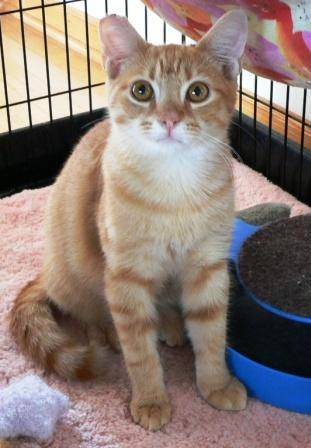
#> input picture Deep Learning YOLOv5/dataset/dataset_cat_51/cat.1337.jpg, 311 x 448 px, given in place of dataset_cat_51, which was not available
$ python 'K-means dan PCA + HOG(Untuk Clustering).py'   (older library calls are emulated)
#> lines starting #> are read from the running program, lines starting #| are printed output that depends on the picture; pictures that were not available may be replaced by others from this repository, and a replacement may not be noted
#K-means, PCA, HOG
import os
import cv2
import numpy as np
import matplotlib.pyplot as plt
from sklearn.cluster import KMeans
from sklearn.decomposition import PCA
from skimage.feature import hog
from skimage import exposure
from google.colab.patches import cv2_imshow

# Path ke folder dataset di Google Drive
dataset_folder = '/content/drive/My Drive/Dataset'

# Fungsi untuk memuat dan memproses gambar
def load_and_preprocess_image(image_path, size=(128, 128)):
#> called with size = (128, 128)
    image = cv2.imread(image_path)
#> image is the input picture: shape (448, 311, 3); mean B, G, R 118.2, 125.1, 141.3
    if image is None:
        return None
    image = cv2.cvtColor(image, cv2.COLOR_BGR2RGB)
    image = cv2.resize(image, size)
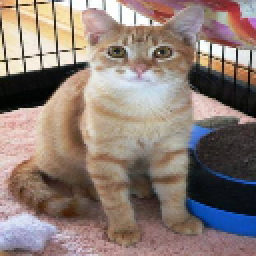
#> image: shape (128, 128, 3) (shown 2 times larger); mean R, G, B 141.2, 125, 118.1
    return image

# Fungsi untuk mengekstrak fitur HOG dari gambar
def extract_features_hog(image):
    fd, hog_image = hog(image, orientations=9, pixels_per_cell=(8, 8), cells_per_block=(2, 2), visualize=True, multichannel=True)
#> fd = 8100 values, max 0.484 at index 7006, min 0 at index 11, mean 0.135
    hog_image_rescaled = exposure.rescale_intensity(hog_image, in_range=(0, 10))
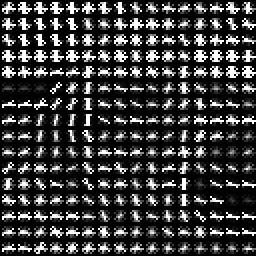
#> hog_image_rescaled: shape (128, 128) float64 (shown 2 times larger); min 0, max 1, mean 0.236
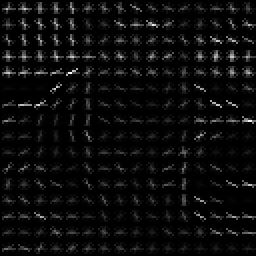
#> hog_image: shape (128, 128) float64 (shown 2 times larger); min 0, max 79.56, mean 3.8; drawn with min black and max white
    return fd

# Memuat dan memproses semua gambar dalam dataset
images = []
features = []
for filename in os.listdir(dataset_folder):
    image_path = os.path.join(dataset_folder, filename)
    image = load_and_preprocess_image(image_path)
    if image is not None:
        images.append(image)
        feature = extract_features_hog(image)
#> feature has the same summary as fd in extract_features_hog
        features.append(feature)
#> pass 2 of the loop `for filename in os.listdir(dataset_folder):`:
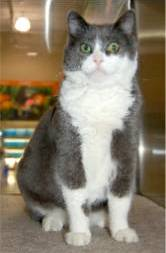
#> input picture Deep Learning YOLOv5/dataset/dataset_cat_51/cat.1829.jpg, 166 x 253 px, given in place of dataset_cat_51_Sharpening, which was not available
#> in load_and_preprocess_image, image is the input picture: shape (253, 166, 3); mean B, G, R 106.6, 124.8, 135.4
#> in load_and_preprocess_image (call 2), `image = cv2.resize(image, size)`:
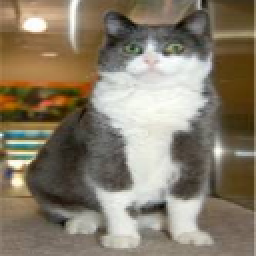
#> image: shape (128, 128, 3) (shown 2 times larger); mean R, G, B 135.4, 124.7, 106.5
#> fd = 8100 values, max 0.533 at index 2254, min 0 at index 2, mean 0.127
#> in extract_features_hog (call 2), `hog_image_rescaled = exposure.rescale_intensity(hog_image, in_range=(0..`:
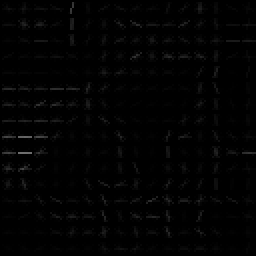
#> hog_image: shape (128, 128) float64 (shown 2 times larger); min 0, max 111.7, mean 2.6
#> feature has the same summary as fd in extract_features_hog

features = np.array(features)

# Menggunakan PCA untuk mengurangi dimensi fitur sebelum K-Means
pca = PCA(n_components=50)  # Ubah sesuai kebutuhan
#> (the run stopped early here; a loop or call above may not have finished)
